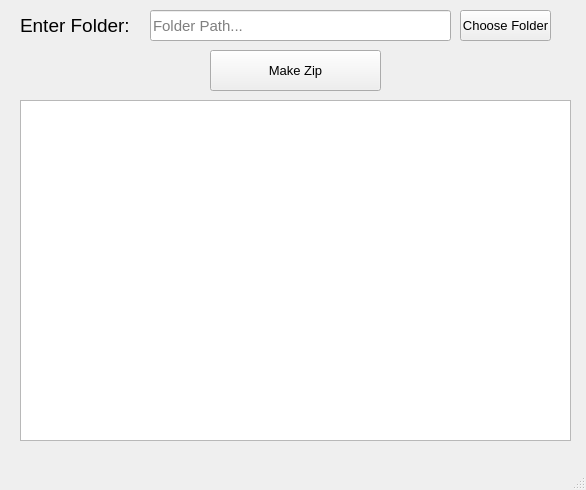
<?xml version="1.0" encoding="UTF-8"?>
<ui version="4.0">
 <class>MainWindow</class>
 <widget class="QMainWindow" name="MainWindow">
  <property name="geometry">
   <rect>
    <x>0</x>
    <y>0</y>
    <width>586</width>
    <height>490</height>
   </rect>
  </property>
  <property name="windowTitle">
   <string>MainWindow</string>
  </property>
  <widget class="QWidget" name="centralwidget">
   <widget class="QLineEdit" name="line">
    <property name="geometry">
     <rect>
      <x>150</x>
      <y>10</y>
      <width>301</width>
      <height>31</height>
     </rect>
    </property>
    <property name="font">
     <font>
      <pointsize>11</pointsize>
     </font>
    </property>
    <property name="alignment">
     <set>Qt::AlignLeading|Qt::AlignLeft|Qt::AlignVCenter</set>
    </property>
    <property name="dragEnabled">
     <bool>true</bool>
    </property>
    <property name="placeholderText">
     <string>Folder Path...</string>
    </property>
    <property name="clearButtonEnabled">
     <bool>false</bool>
    </property>
   </widget>
   <widget class="QLabel" name="label">
    <property name="geometry">
     <rect>
      <x>20</x>
      <y>10</y>
      <width>121</width>
      <height>31</height>
     </rect>
    </property>
    <property name="font">
     <font>
      <pointsize>14</pointsize>
     </font>
    </property>
    <property name="text">
     <string>Enter Folder:</string>
    </property>
   </widget>
   <widget class="QListWidget" name="folder_list">
    <property name="geometry">
     <rect>
      <x>20</x>
      <y>100</y>
      <width>551</width>
      <height>341</height>
     </rect>
    </property>
    <property name="font">
     <font>
      <pointsize>10</pointsize>
     </font>
    </property>
   </widget>
   <widget class="QPushButton" name="choose_folder_btn">
    <property name="geometry">
     <rect>
      <x>460</x>
      <y>10</y>
      <width>91</width>
      <height>31</height>
     </rect>
    </property>
    <property name="font">
     <font>
      <pointsize>10</pointsize>
     </font>
    </property>
    <property name="text">
     <string>Choose Folder</string>
    </property>
   </widget>
   <widget class="QPushButton" name="start_btn">
    <property name="geometry">
     <rect>
      <x>210</x>
      <y>50</y>
      <width>171</width>
      <height>41</height>
     </rect>
    </property>
    <property name="font">
     <font>
      <pointsize>10</pointsize>
     </font>
    </property>
    <property name="text">
     <string>Make Zip</string>
    </property>
   </widget>
  </widget>
  <widget class="QMenuBar" name="menubar">
   <property name="geometry">
    <rect>
     <x>0</x>
     <y>0</y>
     <width>586</width>
     <height>22</height>
    </rect>
   </property>
  </widget>
  <widget class="QStatusBar" name="statusbar"/>
 </widget>
 <resources/>
 <connections/>
</ui>
